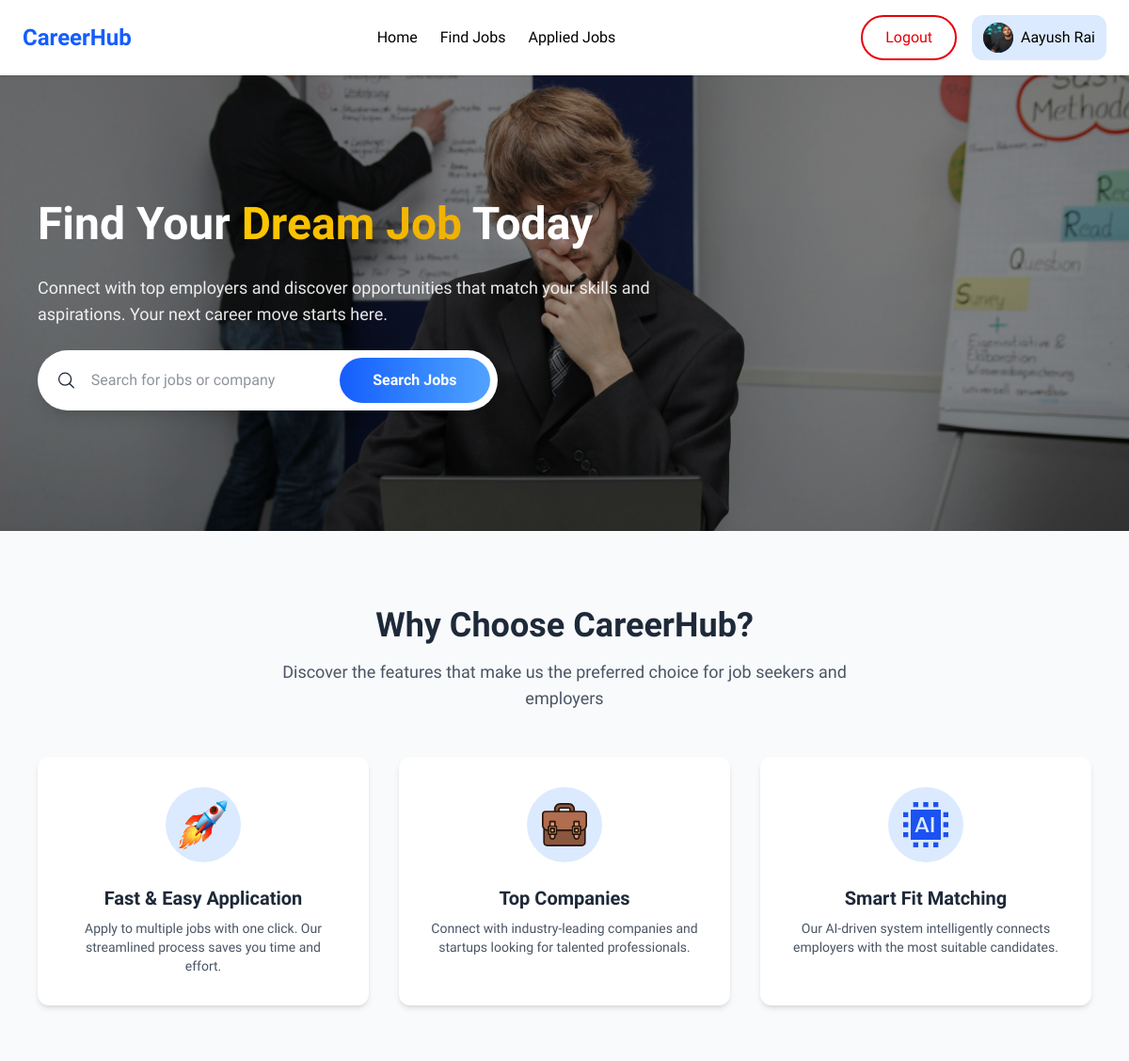
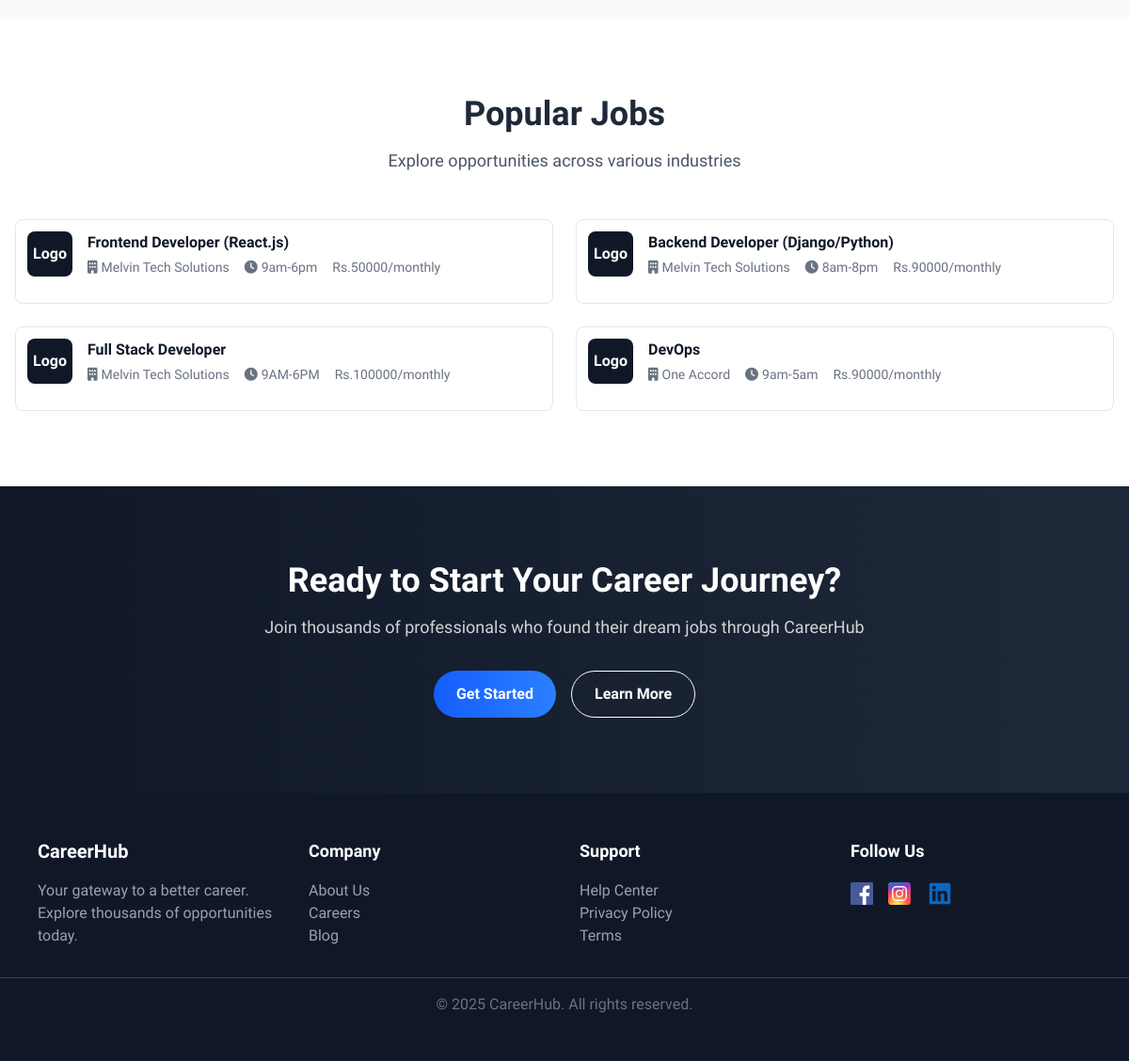
The app's page / (signed in) with its own data (2 pictures, top to bottom).
### job_portal/models.py (models this page shows, shortened)
class JobSeekerProfile(models.Model):
    user = models.OneToOneField(User, on_delete=models.CASCADE, null=True, blank=True, related_name='job_seeker_profile')
    resume = models.FileField(upload_to='resumes/', blank=True, null=True)
    skills = models.TextField(blank=True, null=True)
    profile_picture = models.ImageField(upload_to='profile_pics/', blank=True, null=True)

class JobPost(models.Model):
    company = models.ForeignKey(CompanyProfile, on_delete=models.CASCADE)
    title = models.CharField(max_length=255)
    description = models.TextField(blank=True)
    work_type = models.CharField(max_length=255, blank=True, null=True)
    salary = models.DecimalField(max_digits=10, decimal_places=2, blank=True, null=True)
    working_hours=models.CharField(max_length=100, blank=True, null=True)
    posted = models.DateTimeField(auto_now_add=True)

class CompanyProfile(models.Model):
    user = models.OneToOneField(User, on_delete=models.CASCADE,null=True, blank=True,related_name='company_profile')
    company_name = models.CharField(max_length=255, blank=True, null=True)
    company_description = models.TextField(blank=True, null=True)
    company_location=models.TextField(max_length=255,blank=True,null=True)
    company_logo = models.ImageField(upload_to='company_logos/', blank=True, null=True)
    def __str__(self):
        return f"{self.company_name}"

### job_portal/views.py (the view)
# urls.py: path('',v.index,name="index" ),
def index(request):
    jobs= JobPost.objects.all()[:4]
    ctx = {
        "jobs": jobs
    }
    return render(request,"index.html",ctx)

### job_portal/context_processors.py (called while the page is built)
def user_role(request):
    role = None
    if request.user.is_authenticated:
        if JobSeekerProfile.objects.filter(user=request.user).exists():
            role = 'jobseeker'
        elif CompanyProfile.objects.filter(user=request.user).exists():
            role = 'employer'
        else:
            role = 'user'
    return {
        'user_role': role
    }

### job_portal/templates/index.html (shortened to what this page needs)
{% extends 'common/layout.html' %}
{% load static %}
{% block content %}
<link href="https://cdnjs.cloudflare.com/ajax/libs/font-awesome/6.0.0/css/all.min.css" rel="stylesheet">
<main>
  <section class="relative bg-cover bg-center bg-no-repeat py-32 text-white" style="background-image: url('{% static "images/bg-hero.jpg" %}');">
    <div class="absolute inset-0 bg-black opacity-40 z-0"></div>
    <div class="max-w-6xl mx-auto px-4 z-10">
      <div class="grid md:grid-cols-3 gap-10 items-center relative z-10">
        <div class="space-y-6 col-span-2">
          <h1 class="text-4xl md:text-5xl font-extrabold leading-tight">
            Find Your <span class="bg-gradient-to-r from-yellow-400 to-yellow-500 bg-clip-text text-transparent">Dream
              Job</span> Today
          </h1>
          <p class="text-lg text-white/90">
            Connect with top employers and discover opportunities that match your skills and aspirations. Your next
            career move starts here.
          </p>
          <form method="GET" action="{% url 'jobs' %}"
            class="flex flex-col md:flex-row bg-white w-2/3 text-gray-800 rounded-full shadow-lg p-2 bg-red-600 space-y-2 md:space-y-0 md:space-x-2">
            <div class="flex items-center justify-between w-full  px-3 gap-4">
              <svg xmlns="http://www.w3.org/2000/svg" fill="none" viewBox="0 0 24 24" stroke-width="1.5"
                stroke="currentColor" class="size-6">
                <path stroke-linecap="round" stroke-linejoin="round"
                  d="m21 21-5.197-5.197m0 0A7.5 7.5 0 1 0 5.196 5.196a7.5 7.5 0 0 0 10.607 10.607Z" />
              </svg>
              <input type="text" placeholder="Search for jobs or company" name="q"
                class="w-full focus:outline-none relative" />
            </div>
            <button type="submit"
              class="bg-gradient-to-r md:min-w-40 cursor-pointer from-blue-600 to-blue-400 text-white md:font-semibold px-6 py-3 rounded-full hover:shadow-lg transition-all">Search
              Jobs</button>
          </form>
        </div>
      </div>
    </div>
  </section>
  <section class="bg-gray-50 py-20">
    <div class="max-w-6xl mx-auto px-4">
      <div class="text-center mb-12">
        <h2 class="text-3xl md:text-4xl font-extrabold text-gray-800 mb-4">Why Choose CareerHub?</h2>
        <p class="text-gray-600 text-lg max-w-2xl mx-auto">Discover the features that make us the preferred choice for
          job seekers and employers</p>
      </div>
      <div class="grid md:grid-cols-3 gap-8">
        <div
          class="bg-white rounded-xl p-8 shadow-md text-center transition hover:-translate-y-2 hover:shadow-xl duration-300">
          <div
            class="w-20 h-20 mx-auto mb-6 flex items-center justify-center rounded-full bg-blue-100 text-blue-600 text-3xl">
          </div>
          <h3 class="text-lg md:text-xl font-semibold text-gray-800 mb-2">Fast & Easy Application</h3>
          <p class="text-gray-600 text-sm md:text-medium">Apply to multiple jobs with one click. Our streamlined process
            saves you time and
            effort.</p>
        </div>
        <div
          class="bg-white rounded-xl p-8 shadow-md text-center transition hover:-translate-y-2 hover:shadow-xl duration-300">
          <div
            class="w-20 h-20 mx-auto mb-6 flex items-center justify-center rounded-full bg-blue-100 text-blue-600 text-3xl">
          </div>
          <h3 class="text-lg md:text-xl  font-semibold text-gray-800 mb-2">Top Companies</h3>
          <p class="text-gray-600 text-sm md:text-medium">Connect with industry-leading companies and startups looking
            for talented
            professionals.</p>
        </div>
        <div
          class="bg-white rounded-xl p-8 shadow-md text-center transition hover:-translate-y-2 hover:shadow-xl duration-300">
          <div
            class="w-20 h-20 mx-auto mb-6 flex items-center justify-center rounded-full bg-blue-100 text-blue-600 text-3xl">
          </div>
          <h3 class="text-lg md:text-xl  font-semibold text-gray-800 mb-2">Smart Fit Matching</h3>
          <p class="text-gray-600 text-sm md:text-medium">Our AI-driven system intelligently connects employers with the
            most suitable candidates.</p>
        </div>
      </div>
    </div>
  </section>
  <section class="bg-white py-20">
    <div class="mx-auto max-w-7xl px-4">
      <div class="text-center mb-12">
        <h2 class="text-3xl md:text-4xl font-extrabold text-gray-800 mb-4">Popular Jobs</h2>
        <p class="text-gray-600 text-lg max-w-2xl mx-auto">Explore opportunities across various industries</p>
      </div>
      <div class="grid sm:grid-cols-1 md:grid-cols-2 gap-6">
        {% for job in jobs %}
        <a href="{% url 'job_details' job.id %}">
          <div class="bg-white rounded-lg border border-gray-200 p-3 hover:shadow-lg transition-shadow">
            <div class="flex justify-between items-start mb-4">
              <div class="flex items-center space-x-4">
                <div class="w-12 h-12 bg-gray-900 rounded-lg flex items-center justify-center">
                  <span class="text-white font-bold">Logo</span>
                </div>
                <div>
                  <h3 class="font-semibold text-gray-900">{{ job.title }}</h3>
                  <div class="flex items-center justify-center space-x-4 text-sm text-gray-500 mt-1">
                    <span class="flex items-center justify-center"><i class="fas fa-building mr-1"></i>{{ job.company }}</span>
                    <span class="flex items-center justify-center"><i class="fas fa-clock mr-1"></i>
                    {{ job.working_hours }}</span>
                    <span class="flex items-center justify-center">Rs.{{job.salary|floatformat:0 }}/monthly</span>
                  </div>
                </div>
              </div>
            </div>
          </div>
        </a>
        {% endfor %}
      </div>
  </section>
  <section class="bg-gradient-to-r from-gray-900 to-gray-800 py-20 text-white text-center">
    <div class="max-w-3xl mx-auto px-4">
      <h2 class="text-3xl md:text-4xl font-extrabold mb-4">Ready to Start Your Career Journey?</h2>
      <p class="text-lg text-white/80 mb-8">Join thousands of professionals who found their dream jobs through CareerHub
      </p>
      <div class="flex flex-col sm:flex-row justify-center gap-4">
        <button
          class="bg-gradient-to-r from-blue-600 to-blue-500 hover:from-blue-700 hover:to-blue-600 px-6 py-3 rounded-full font-semibold transition-all">Get
          Started</button>
        <button
          class="border border-white px-6 py-3 rounded-full font-semibold hover:bg-white hover:text-gray-900 transition-all">Learn
          More</button>
      </div>
    </div>
  </section>
</main>
{% endblock %}

### templates/common/header.html (shortened to what this page needs)
<link href="https://cdnjs.cloudflare.com/ajax/libs/font-awesome/6.0.0/css/all.min.css" rel="stylesheet">
<header class="header bg-white w-full shadow z-50 top-0 sticky">
  <div class="max-w-6xl mx-auto flex items-center justify-between py-4 px-4 lg:px-0">
    <div class="logo text-blue-600 font-bold text-2xl">
      CareerHub
    </div>
    <nav>
      <ul class="nav-menu hidden md:flex space-x-6 font-medium">
        <li><a href="{% url 'index' %}" class="hover:text-blue-600 transition">Home</a></li>
        <li><a href="{% url 'jobs' %}" class="hover:text-blue-600 transition">Find Jobs</a></li>
        <li><a href="{% url 'applied' %}" class="hover:text-blue-600 transition">Applied Jobs</a></li>
      </ul>
    </nav>
    <div class="auth-buttons hidden md:flex space-x-4">
      {% if request.user.is_authenticated %}
      <a href="{% url 'logout' %}"
        class="border-2 border-red-600 text-red-600 px-6 py-1 flex items-center rounded-full hover:bg-red-600 hover:text-white transition">Logout</a>
      <a href="{% url 'user_profile' %}" class="px-3 py-2 bg-blue-100 rounded-xl flex gap-2 items-center">
        <div class="rounded-full bg-blue-600 w-8 h-8 flex items-center justify-center">
          <img src="{{ request.user.job_seeker_profile.profile_picture.url }}"
            class="object-cover size-8 rounded-full" />
        </div>{{ request.user.first_name }} {{ request.user.last_name }}
      </a>
      {% endif %}
    </div>
  </div>
</header>

### records on screen
JobPost: title "Frontend Developer (React.js)", company "Melvin Tech Solutions", working_hours "9am-6pm", salary "50000"
JobPost: title "Backend Developer (Django/Python)", company "Melvin Tech Solutions", working_hours "8am-8pm", salary "90000"
JobPost: title "Full Stack Developer", company "Melvin Tech Solutions", working_hours "9AM-6PM", salary "100000"
JobPost: title "DevOps", company "One Accord", working_hours "9am-5am", salary "90000"

### other values on screen
{{ request.user.first_name }} "Aayush"
{{ request.user.last_name }} "Rai"
